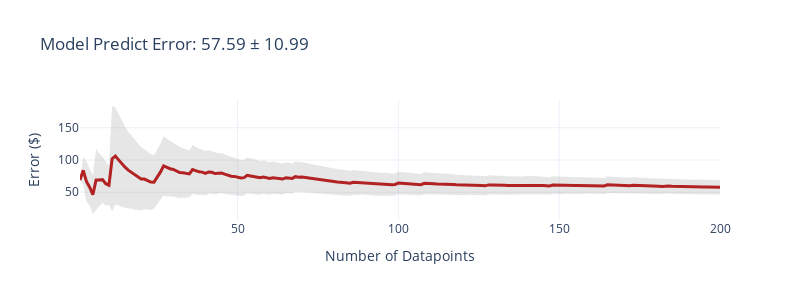
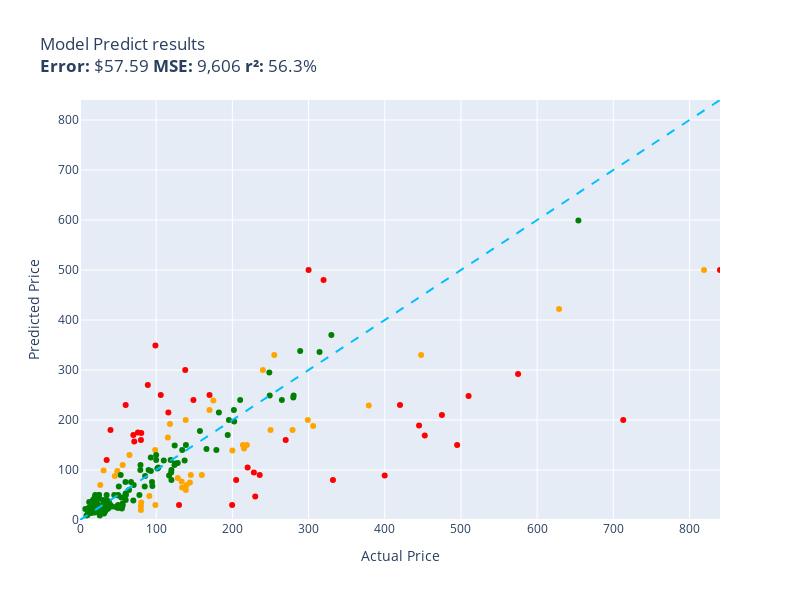

The notebook cell saved with these charts, in order:
### Code cell
set_seed(42)
evaluate(model_predict, test)

### Figure 1 — Plotly figure (JSON) as saved in the notebook; plotly's stock layout.template omitted (floating-point values rounded to 4 significant figures; data arrays with more than 128 entries replaced by an {"elided": "..."} marker saying what was removed)
{"data": [{"fill": "toself", "fillcolor": "rgba(128,128,128,0.2)", "hoverinfo": "skip", "line": {"color": "rgba(255,255,255,0)"}, "name": "95% CI", "showlegend": false, "type": "scatter", "x": {"elided": "400 int values"}, "y": {"elided": "400 float values"}}, {"customdata": {"elided": "200x1 float values"}, "hovertemplate": "n=%{x}<br>Avg Error=$%{y:,.2f}<br>±95% CI=$%{customdata[0]:,.2f}<extra></extra>", "line": {"color": "firebrick", "width": 3}, "mode": "lines", "name": "Cumulative Avg Error", "type": "scatter", "x": {"elided": "200 int values"}, "y": {"elided": "200 float values"}}], "layout": {"height": 300, "showlegend": false, "title": {"text": "Model Predict Error: 57.59 ± 10.99"}, "width": 800, "xaxis": {"title": {"text": "Number of Datapoints"}}, "yaxis": {"title": {"text": "Error ($)"}}}}

### Figure 2 — Plotly figure (JSON) as saved in the notebook; plotly's stock layout.template omitted (floating-point values rounded to 4 significant figures)
{"data": [{"customdata": [["Excess V2 Distortion/Modulation Pedal  \nGuess=$150.00 Actual=$219.00"], ["Lexmark X651 Compatible Toner Cartridge ...\nGuess=$75.00 Actual=$144.29"], ["ACDelco GM FW339 Front Wheel Hub & Beari...\nGuess=$143.00 Actual=$215.33"], ["Metabo HPT 36V MultiVolt Cordless Rotary...\nGuess=$229.00 Actual=$379.00"], ["Intermatic PX300 12V 300W Transformer wi...\nGuess=$65.00 Actual=$134.00"], ["SKB iSeries 3i-13096-6KP Camera Case  \nGuess=$239.00 Actual=$174.99"], ["Oil‑Rubbed Bronze Freestanding Tub Fille...\nGuess=$140.00 Actual=$98.65"], ["Clementoni 1000‑Piece Jigsaw Puzzle – Th...\nGuess=$28.00 Actual=$79.95"], ["GanFindX Portable Hand Control System  \nGuess=$90.00 Actual=$159.90"], ["4GB DDR2 1066MHz Desktop Memory Kit  \nGuess=$35.00 Actual=$80.34"], ["3-Drawer Mobile File Cabinet  \nGuess=$165.00 Actual=$115.35"], ["Canon EOS Rebel T7 DSLR Bundle with EF-S...\nGuess=$500.00 Actual=$819.00"], ["Travelpro Platinum Elite Slim Business L...\nGuess=$150.00 Actual=$213.83"], ["15\" Oil‑Rubbed Bronze Locking Shower Hea...\nGuess=$20.00 Actual=$79.95"], ["Tidal Front & Rear Fender Flares – 4‑Pac...\nGuess=$330.00 Actual=$254.99"], ["Wenger City Upgrade 16\" Laptop Backpack ...\nGuess=$90.00 Actual=$145.42"], ["Festool Platin 2 6‑Inch S1000 Grit Sandi...\nGuess=$48.00 Actual=$91.00"], ["Poison Spyder Rocker Knocker 10-08-020  \nGuess=$422.00 Actual=$628.76"], ["VLAND LED Smoked Taillights for Toyota C...\nGuess=$300.00 Actual=$239.99"], ["Archangel 6‑Inch Action Figure  \nGuess=$30.00 Actual=$98.95"], ["Kingston Brass Clawfoot Tub Faucet  \nGuess=$188.00 Actual=$305.99"], ["KOHLER K--CP Slider Assembly  \nGuess=$88.00 Actual=$45.67"], ["LSI Broadcom 9300-8i 8‑Port 12Gb/s SATA+...\nGuess=$192.00 Actual=$118.00"], ["Mikrotik RB3011 RouterBOARD 10xGigabit  \nGuess=$200.00 Actual=$299.00"], ["Wilkinson LOW GAUSS Vintage Tone Strat S...\nGuess=$99.00 Actual=$30.93"], ["DuraGo Front Hub Assembly  \nGuess=$84.00 Actual=$128.34"], ["4‑Pack 1000 lm Solar Street Light with M...\nGuess=$110.00 Actual=$55.99"], ["Universal Power Group 12V 100Ah Sealed L...\nGuess=$139.00 Actual=$199.99"], ["Yamaha Mountain Max Seat Cover Replaceme...\nGuess=$60.00 Actual=$138.95"], ["UPR Mach 1 Chin Spoiler  \nGuess=$130.00 Actual=$64.99"], ["Music Hall PA15.3 Phono Preamplifier  \nGuess=$180.00 Actual=$250.00"], ["StonKraft Brass Chess Board & Pieces  \nGuess=$70.00 Actual=$140.00"], ["Premium LED Tail Light Lamp for 2010‑201...\nGuess=$180.00 Actual=$278.94"], ["Premium Front Suspension Steering Knuckl...\nGuess=$98.00 Actual=$48.99"], ["Carbon Fiber Racing Steering Wheel with ...\nGuess=$330.00 Actual=$447.74"], ["Targus CityGear 15‑17.3” Laptop Backpack...\nGuess=$77.00 Actual=$133.43"], ["LED Module for Whirlpool Refrigerator  \nGuess=$70.00 Actual=$26.59"], ["Garmin GT15M-TM Transom‑Mount Transducer...\nGuess=$200.00 Actual=$138.74"], ["Xiaomi Redmi 10 2022 6.5\" 50MP Quad Came...\nGuess=$220.00 Actual=$169.99"]], "hovertemplate": "%{customdata[0]}<extra></extra>", "legendgroup": "orange", "marker": {"color": "orange", "size": 6, "symbol": "circle"}, "mode": "markers", "name": "orange", "orientation": "v", "showlegend": true, "type": "scatter", "x": [219.0, 144.3, 215.3, 379.0, 134.0, 175.0, 98.65, 79.95, 159.9, 80.34, 115.3, 819.0, 213.8, 79.95, 255.0, 145.4, 91.0, 628.8, 240.0, 98.95, 306.0, 45.67, 118.0, 299.0, 30.93, 128.3, 55.99, 200.0, 138.9, 64.99, 250.0, 140.0, 278.9, 48.99, 447.7, 133.4, 26.59, 138.7, 170.0], "xaxis": "x", "y": [150.0, 75.0, 143.0, 229.0, 65.0, 239.0, 140.0, 28.0, 90.0, 35.0, 165.0, 500.0, 150.0, 20.0, 330.0, 90.0, 48.0, 422.0, 300.0, 30.0, 188.0, 88.0, 192.0, 200.0, 99.0, 84.0, 110.0, 139.0, 60.0, 130.0, 180.0, 70.0, 180.0, 98.0, 330.0, 77.0, 70.0, 200.0, 220.0], "yaxis": "y"}, {"customdata": [["Telpo Headlight Assembly for 2015‑2017 T...\nGuess=$215.00 Actual=$115.99"], ["UPC RBC12-UPC Replacement Battery Cartri...\nGuess=$47.00 Actual=$229.99"], ["Bam France 2002XL Contoured Hightech 4/4...\nGuess=$200.00 Actual=$713.00"], ["Bam Trekking 3027SB Black Clarinet Backp...\nGuess=$80.00 Actual=$332.00"], ["DEWALT 20V MAX XR Impact Driver with Blu...\nGuess=$169.00 Actual=$452.53"], ["Compact High‑Performance Mini PC  \nGuess=$150.00 Actual=$495.00"], ["JRready Deutsch DT Series Connector Kit ...\nGuess=$30.00 Actual=$199.68"], ["Dakota Alert MURS Driveway Probe Sensor ...\nGuess=$105.00 Actual=$219.99"], ["3D Tree Hole Stair Risers Vinyl Mural  \nGuess=$30.00 Actual=$129.99"], ["Kohler Filtered Water Faucet  \nGuess=$210.00 Actual=$475.00"], ["Dual‑Intensity Amber Pindicator  \nGuess=$180.00 Actual=$40.00"], ["Sumerain LED Waterfall Bathroom Faucet  \nGuess=$90.00 Actual=$235.86"], ["Lighted Triangle Mirror Cabinet with Doo...\nGuess=$189.00 Actual=$445.00"], ["Wall Mounted Shower Faucet Set  \nGuess=$175.00 Actual=$76.00"], ["LEGO Marvel Avengers War Machine Buster ...\nGuess=$230.00 Actual=$59.95"], ["Pioneer 2‑Handle Kitchen Faucet  \nGuess=$95.00 Actual=$228.22"], ["Aeromotive X1 Adjustable Fuel Regulator ...\nGuess=$160.00 Actual=$269.95"], ["Walker Exhaust Ultra EPA 16478 Direct Fi...\nGuess=$292.00 Actual=$574.99"], ["Canon Sure Shot 90U 35mm Compact Camera ...\nGuess=$89.00 Actual=$399.89"], ["Ibanez Acoustic Mandolin M510 A‑Style  \nGuess=$250.00 Actual=$169.99"], ["CradlePoint Compact Broadband Router CBR...\nGuess=$270.00 Actual=$89.00"], ["Auertech Portable Twin‑Tub Mini Washer  \nGuess=$349.00 Actual=$98.99"], ["Amana SC587 Carbide-Tipped 3-Wing Bevele...\nGuess=$157.00 Actual=$71.23"], ["SP-8102BU 1/4\" Hex Impact Driver  \nGuess=$80.00 Actual=$204.99"], ["Skullcandy Hesh Evo Over‑Ear Bluetooth H...\nGuess=$170.00 Actual=$69.99"], ["ASUS 27\" 1080P Full HD Monitor  \nGuess=$300.00 Actual=$138.10"], ["Diversitech UC2436‑3 Ultralite Condenser...\nGuess=$174.00 Actual=$80.39"], ["Competition Clutch Disc & Pressure Plate...\nGuess=$248.00 Actual=$510.00"], ["9\" Android Auto & CarPlay 9‑inch Touchsc...\nGuess=$250.00 Actual=$106.00"], ["Venom Power Terra Hunter R/T+ 35X12.5R20...\nGuess=$480.00 Actual=$319.65"], ["Dell XPS 13 13.3\" Full‑HD Laptop  \nGuess=$500.00 Actual=$839.99"], ["Pacific Drums 16\"x18\" Floor Tom, Red‑to‑...\nGuess=$230.00 Actual=$419.99"], ["Vinyl Roll‑Up Tonneau Cover Kit for Toyo...\nGuess=$240.00 Actual=$148.88"], ["HP LaserJet 2100 Workgroup Laser Printer...\nGuess=$500.00 Actual=$299.98"], ["Peel & Stick Hexagon Marble Backsplash (...\nGuess=$120.00 Actual=$34.99"], ["MonMount Triple Monitor Freestanding Tri...\nGuess=$160.00 Actual=$79.99"]], "hovertemplate": "%{customdata[0]}<extra></extra>", "legendgroup": "red", "marker": {"color": "red", "size": 6, "symbol": "circle"}, "mode": "markers", "name": "red", "orientation": "v", "showlegend": true, "type": "scatter", "x": [116.0, 230.0, 713.0, 332.0, 452.5, 495.0, 199.7, 220.0, 130.0, 475.0, 40.0, 235.9, 445.0, 76.0, 59.95, 228.2, 269.9, 575.0, 399.9, 170.0, 89.0, 98.99, 71.23, 205.0, 69.99, 138.1, 80.39, 510.0, 106.0, 319.6, 840.0, 420.0, 148.9, 300.0, 34.99, 79.99], "xaxis": "x", "y": [215.0, 47.0, 200.0, 80.0, 169.0, 150.0, 30.0, 105.0, 30.0, 210.0, 180.0, 90.0, 189.0, 175.0, 230.0, 95.0, 160.0, 292.0, 89.0, 250.0, 270.0, 349.0, 157.0, 80.0, 170.0, 300.0, 174.0, 248.0, 250.0, 480.0, 500.0, 230.0, 240.0, 500.0, 120.0, 160.0], "yaxis": "y"}, {"customdata": [["NewPower99 6000 mAh Battery Replacement ...\nGuess=$23.00 Actual=$54.95"], ["EXMAX NG-10X Fresnel Lens Focusing Adapt...\nGuess=$39.00 Actual=$69.98"], ["Raven Pro Document Scanner Stand  \nGuess=$30.00 Actual=$29.85"], ["Dryer Heating Element & Thermostat/Fuse ...\nGuess=$22.00 Actual=$35.74"], ["High‑Efficiency Twin‑Cylinder Air Compre...\nGuess=$370.00 Actual=$329.90"], ["UltraPro 46mm Close‑Up Macro Filter Kit ...\nGuess=$50.00 Actual=$19.99"], ["CB-6 Extra Hard Chamois Bass Drum Mallet...\nGuess=$45.00 Actual=$54.32"], ["Panasonic KX-DECT 6.0 PLUS Digital Cordl...\nGuess=$100.00 Actual=$79.20"], ["LOVE MEI Galaxy S10 Lite Heavy Duty Shoc...\nGuess=$17.00 Actual=$32.98"], ["GJY 10.6\" Portable TV with Built‑in ATSC...\nGuess=$110.00 Actual=$79.36"], ["LD Products High Yield Toner Cartridge –...\nGuess=$50.00 Actual=$49.98"], ["APS iBoard 6‑inch Aluminum Running Board...\nGuess=$240.00 Actual=$210.23"], ["PEMP E65/E66 Optical Fiber Box for BMW  \nGuess=$120.00 Actual=$119.00"], ["Dominator Platinum RGB 32GB DDR4 3200MHz...\nGuess=$110.00 Actual=$124.00"], ["HK 13\" Heavy Duty Black Push-Open Cash D...\nGuess=$67.00 Actual=$84.95"], ["June Garden Sweet Dolly Charlotte 10\" So...\nGuess=$30.00 Actual=$19.99"], ["Handar 10GBase‑LR SFP+ Transceiver  \nGuess=$30.00 Actual=$19.99"], ["Deco Mount Pro Tripod Mic Stand Bundle  \nGuess=$50.00 Actual=$59.95"], ["Evergreen Cylinder Head Gasket Set & Hea...\nGuess=$76.00 Actual=$59.69"], ["Task Roman Ogee Router Bit 1/4\" Shank, 1...\nGuess=$33.00 Actual=$55.88"], ["120 V/15 A Right‑Angle GFCI Plug, Yellow...\nGuess=$37.00 Actual=$37.87"], ["Mylites+ Standard Comic Book Mylar Sleev...\nGuess=$35.00 Actual=$34.99"], ["LED Light Kit for Lego Sonic Green Hill ...\nGuess=$27.00 Actual=$24.99"], ["152mm Bi-Metal Hole Saw  \nGuess=$19.00 Actual=$17.99"], ["TropicalLife 18‑Inch Large Backpack  \nGuess=$24.00 Actual=$31.77"], ["LED Tail Light Assembly for 2014‑2021 To...\nGuess=$220.00 Actual=$201.99"], ["Adams Check Payment & Deposit Register –...\nGuess=$30.00 Actual=$35.49"], ["Fjallraven Kanken 15\" Laptop Backpack  \nGuess=$95.00 Actual=$119.65"], ["Portable 7500L Mini Projector  \nGuess=$90.00 Actual=$53.40"], ["Diversitech 1/3 HP 115V Grey Motor  \nGuess=$140.00 Actual=$134.12"], ["Retevis RT68 Soft Earhook Walkie Talkie ...\nGuess=$22.00 Actual=$6.99"], ["Evan‑Fischer Front Bumper Cover for 2015...\nGuess=$197.00 Actual=$202.38"], ["Laisomeke IP67 Waterproof Junction Box  \nGuess=$25.00 Actual=$11.99"], ["Solar Pendant Shed Light with Remote Con...\nGuess=$50.00 Actual=$77.96"], ["Western Digital 2TB Enterprise RE4-GP SA...\nGuess=$119.00 Actual=$109.95"], ["DiMarzio DP 163 BluesBucker Pickup  \nGuess=$100.00 Actual=$89.99"], ["PM Auto Front Right Quick Complete Strut...\nGuess=$113.00 Actual=$124.94"], ["Flip Cover with Stand & Card Slot for Le...\nGuess=$13.00 Actual=$31.61"], ["Miyaya Funny Horse Mask  \nGuess=$28.00 Actual=$16.99"], ["Trail Gear Twin Stick Shift Kit  \nGuess=$245.00 Actual=$279.92"], ["Allmotorparts Engine Thermostat for Hond...\nGuess=$32.00 Actual=$18.89"], ["Ultra Duster Canned Air Net – 10 oz 6‑Pa...\nGuess=$24.00 Actual=$49.90"], ["Beck/Arnley Air Filter  \nGuess=$36.00 Actual=$35.87"], ["Dell Optiplex 390 19\" Desktop Bundle  \nGuess=$149.00 Actual=$124.27"], ["IQShield LiquidSkin Screen Protector  \nGuess=$10.00 Actual=$9.95"], ["12 Pack Military Toy Soldiers Action Fig...\nGuess=$40.00 Actual=$16.98"], ["Neporal Full Spectrum 6000K A19 LED Ligh...\nGuess=$19.00 Actual=$18.59"], ["Pidoko Kids Train Table – Grey 90‑Piece ...\nGuess=$80.00 Actual=$119.97"], ["Satco 4-Count LED A19 Light Bulbs  \nGuess=$36.00 Actual=$12.00"], ["Ceramic Talavera Mexican Tile 4x4\" – 9‑P...\nGuess=$40.00 Actual=$29.95"], ["Stick‑On Dressage Course Letters  \nGuess=$29.00 Actual=$26.99"], ["ANZO USA 111207 Crystal Headlights  \nGuess=$215.00 Actual=$182.28"], ["EMART 10ft Adjustable C‑Stand with Boom ...\nGuess=$100.00 Actual=$119.99"], ["KUNN Compact Electrician Tool Pouch  \nGuess=$30.00 Actual=$21.99"], ["Trim Kit for 2‑Handle Shower & Tub Valve...\nGuess=$68.00 Actual=$94.99"], ["iPhone 12/12 Pro Nicaragua Guardabarranc...\nGuess=$20.00 Actual=$19.97"], ["Custom Replacement Infrared Remote  \nGuess=$50.00 Actual=$34.95"], ["KS K-STORM Silicone Mushroom EarTips  \nGuess=$9.00 Actual=$8.50"], ["Water‑Resistant USB Laptop Backpack for ...\nGuess=$29.00 Actual=$33.99"], ["Grey Pneumatic 1311SD 8‑Point Impact Soc...\nGuess=$178.00 Actual=$157.43"], ["Luminance 4‑Light Vanity Wall Light  \nGuess=$120.00 Actual=$99.99"], ["4‑Piece 6x5.5 Wheel Spacer Set  \nGuess=$89.00 Actual=$116.95"], ["ReplacementBrand 3-Pack GE RPWF Compatib...\nGuess=$23.00 Actual=$36.99"], ["Urth 62mm UV, CPL, ND2-400 Lens Filter K...\nGuess=$150.00 Actual=$139.00"], ["MGP Caliper Covers – Set of 4 Red Powder...\nGuess=$249.00 Actual=$249.00"], ["Royal Designs Decorative Tree Finial  \nGuess=$19.00 Actual=$24.95"], ["NewFantasia 2.5mm TRRS Balanced Audio Ca...\nGuess=$30.00 Actual=$31.00"], ["Forged Carbon Fiber Case for iPhone 14 P...\nGuess=$40.00 Actual=$59.99"], ["BMW 335i/135i AC Compressor Kit  \nGuess=$336.00 Actual=$314.41"], ["MXR Carbon Copy Deluxe Analog Delay  \nGuess=$200.00 Actual=$195.50"], ["Berta 1-1/4\" Overlay 90° Soft Close Cabi...\nGuess=$43.00 Actual=$24.66"], ["Chalkboard Name Badges with Magnetic Bac...\nGuess=$16.00 Actual=$19.95"], ["Volvo Engine Cooling Coolant System  \nGuess=$105.00 Actual=$102.85"], ["CIVIE 60W 6‑Port USB Desktop Charger  \nGuess=$33.00 Actual=$15.99"], ["Pyle Wireless Backup Camera & 4.3” LCD M...\nGuess=$70.00 Actual=$70.45"], ["Cardone 84-58642 HEI Electronic Distribu...\nGuess=$142.00 Actual=$165.99"], ["HP Pavilion P7‑1257C Motherboard AAHD3‑H...\nGuess=$53.00 Actual=$59.86"], ["Kastar 3600 mAh 7.4V Lithium‑Ion Replace...\nGuess=$22.00 Actual=$19.99"], ["18\" White Undermount Ceramic Single-Bowl...\nGuess=$140.00 Actual=$179.00"], ["Evan Fischer Dual Fan Cooling Assembly  \nGuess=$119.00 Actual=$137.34"], ["ECCPP Power Steering Pump (21‑331)  \nGuess=$88.00 Actual=$85.48"], ["AZX Stylus Pencil for iPad (2021‑2022 Mo...\nGuess=$20.00 Actual=$29.99"], ["Unistorm Aluminum Case for Raspberry Pi ...\nGuess=$14.00 Actual=$14.99"], ["Rohl Wire Sink Grid for UM3018 Kitchen S...\nGuess=$114.00 Actual=$128.28"], ["17.3\" HD Glossy LCD Replacement Screen  \nGuess=$60.00 Actual=$64.37"], ["Lorell Bell Chair Glide – 2.5\" Black  \nGuess=$46.00 Actual=$19.50"], ["4\" Catback Exhaust Muffler Tip for Chevy...\nGuess=$170.00 Actual=$193.88"], ["CTLAMP XL-2100 Replacement TV Lamp  \nGuess=$27.00 Actual=$32.00"], ["Sky High Car Audio 14 AWG CCA Speaker Wi...\nGuess=$50.00 Actual=$44.95"], ["APS iBoard 5‑Inch Stainless Steel Runnin...\nGuess=$240.00 Actual=$264.95"], ["Couples Conversation Card Deck  \nGuess=$20.00 Actual=$32.97"], ["The Puppet Company Carpet Unicorn Glove ...\nGuess=$15.00 Actual=$19.00"], ["KYX Racing Hardened Steel Center Drive S...\nGuess=$26.00 Actual=$46.99"], ["Baumgartens Sicurix Blank PVC ID Cards  \nGuess=$44.00 Actual=$19.11"], ["OEM Samsung IR Remote Control  \nGuess=$29.00 Actual=$56.00"], ["Custom Engagement Logo Desk Embosser Sea...\nGuess=$28.00 Actual=$49.95"], ["Audio‑Technica ATW‑T1002 System 10 Handh...\nGuess=$338.00 Actual=$289.00"], ["Glitter Gold Snowflake Envelope Seal Sti...\nGuess=$9.00 Actual=$25.99"], ["LD 7‑Pack High‑Yield Black Ink Cartridge...\nGuess=$27.00 Actual=$41.99"], ["Wine A BIT Wall Decal  \nGuess=$18.00 Actual=$12.98"], ["VATOS Bubble Machine Gun Set  \nGuess=$30.00 Actual=$22.88"], ["BXYJY 360° Protective Case with S‑Pen Ho...\nGuess=$30.00 Actual=$49.99"], ["VONADO Space Wars Colonial Viper MK1 Bui...\nGuess=$30.00 Actual=$39.99"], ["Sony Bravia TV Replacement Remote (No Vo...\nGuess=$12.00 Actual=$9.99"], ["Disney Princess Sparkling Sleeping Beaut...\nGuess=$50.00 Actual=$24.95"], ["Sabermaster 70x40 cm Card Playmat  \nGuess=$30.00 Actual=$21.99"], ["Star Wars Y‑Wing Fighter – Die‑Cast Meta...\nGuess=$25.00 Actual=$22.70"], ["DuraGo BR5330 Front Vented Disc Brake Ro...\nGuess=$103.00 Actual=$101.51"], ["Glovion Clip‑On Music Stand Light  \nGuess=$25.00 Actual=$27.99"], ["Samsung DA97-07603B Freezer Ice Maker As...\nGuess=$98.00 Actual=$93.02"], ["Intex River Run Connect Lounge (4-Pack) ...\nGuess=$76.00 Actual=$94.49"], ["BLANCO Valea Stainless Steel Sink Grid –...\nGuess=$125.00 Actual=$92.88"], ["Empava 24\" Electric Single Wall Oven  \nGuess=$599.00 Actual=$654.14"], ["Think Gizmos Build‑Your‑Own Remote Contr...\nGuess=$50.00 Actual=$24.95"], ["PowerSport Front & Rear Brake Kit for Ol...\nGuess=$295.00 Actual=$248.51"], ["4/4 Viola Bow Carbon Fiber  \nGuess=$49.00 Actual=$49.99"], ["VTech Strum & Jam KidiBand 3-in-1 Musica...\nGuess=$35.00 Actual=$21.99"], ["KZ ZS10 Pro In‑Ear Monitor Headphone Bun...\nGuess=$76.00 Actual=$66.99"], ["Fender Voodoo Child Coiled Instrument Ca...\nGuess=$50.00 Actual=$59.99"], ["Jada Toys Ryan’s World Combo Panda Airli...\nGuess=$40.00 Actual=$34.94"], ["Pyle PCA4 2x120 W Compact Home Audio Amp...\nGuess=$67.00 Actual=$50.92"], ["Dual Color LED Neon Sign for Gym  \nGuess=$130.00 Actual=$99.99"], ["Volvo AC Compressor & Clutch Set for C70...\nGuess=$249.00 Actual=$280.41"], ["Refresh 3‑Pack NSF‑53 Refrigerator Water...\nGuess=$28.00 Actual=$50.99"], ["Glitter Slim Leather Strap for Fitbit Ve...\nGuess=$16.00 Actual=$25.99"]], "hovertemplate": "%{customdata[0]}<extra></extra>", "legendgroup": "green", "marker": {"color": "green", "size": 6, "symbol": "circle"}, "mode": "markers", "name": "green", "orientation": "v", "showlegend": true, "type": "scatter", "x": [54.95, 69.98, 29.85, 35.74, 329.9, 19.99, 54.32, 79.2, 32.98, 79.36, 49.98, 210.2, 119.0, 124.0, 84.95, 19.99, 19.99, 59.95, 59.69, 55.88, 37.87, 34.99, 24.99, 17.99, 31.77, 202.0, 35.49, 119.7, 53.4, 134.1, 6.99, 202.4, 11.99, 77.96, 110.0, 89.99, 124.9, 31.61, 16.99, 279.9, 18.89, 49.9, 35.87, 124.3, 9.95, 16.98, 18.59, 120.0, 12.0, 29.95, 26.99, 182.3, 120.0, 21.99, 94.99, 19.97, 34.95, 8.5, 33.99, 157.4, 99.99, 117.0, 36.99, 139.0, 249.0, 24.95, 31.0, 59.99, 314.4, 195.5, 24.66, 19.95, 102.8, 15.99, 70.45, 166.0, 59.86, 19.99, 179.0, 137.3, 85.48, 29.99, 14.99, 128.3, 64.37, 19.5, 193.9, 32.0, 44.95, 264.9, 32.97, 19.0, 46.99, 19.11, 56.0, 49.95, 289.0, 25.99, 41.99, 12.98, 22.88, 49.99, 39.99, 9.99, 24.95, 21.99, 22.7, 101.5, 27.99, 93.02, 94.49, 92.88, 654.1, 24.95, 248.5, 49.99, 21.99, 66.99, 59.99, 34.94, 50.92, 99.99, 280.4, 50.99, 25.99], "xaxis": "x", "y": [23.0, 39.0, 30.0, 22.0, 370.0, 50.0, 45.0, 100.0, 17.0, 110.0, 50.0, 240.0, 120.0, 110.0, 67.0, 30.0, 30.0, 50.0, 76.0, 33.0, 37.0, 35.0, 27.0, 19.0, 24.0, 220.0, 30.0, 95.0, 90.0, 140.0, 22.0, 197.0, 25.0, 50.0, 119.0, 100.0, 113.0, 13.0, 28.0, 245.0, 32.0, 24.0, 36.0, 149.0, 10.0, 40.0, 19.0, 80.0, 36.0, 40.0, 29.0, 215.0, 100.0, 30.0, 68.0, 20.0, 50.0, 9.0, 29.0, 178.0, 120.0, 89.0, 23.0, 150.0, 249.0, 19.0, 30.0, 40.0, 336.0, 200.0, 43.0, 16.0, 105.0, 33.0, 70.0, 142.0, 53.0, 22.0, 140.0, 119.0, 88.0, 20.0, 14.0, 114.0, 60.0, 46.0, 170.0, 27.0, 50.0, 240.0, 20.0, 15.0, 26.0, 44.0, 29.0, 28.0, 338.0, 9.0, 27.0, 18.0, 30.0, 30.0, 30.0, 12.0, 50.0, 30.0, 25.0, 103.0, 25.0, 98.0, 76.0, 125.0, 599.0, 50.0, 295.0, 49.0, 35.0, 76.0, 50.0, 40.0, 67.0, 130.0, 249.0, 28.0, 16.0], "yaxis": "y"}, {"hoverinfo": "skip", "line": {"color": "deepskyblue", "dash": "dash", "width": 2}, "mode": "lines", "name": "y = x", "showlegend": false, "type": "scatter", "x": [0, 840.0], "y": [0, 840.0]}], "layout": {"height": 600, "legend": {"title": {"text": "color"}, "tracegroupgap": 0}, "showlegend": false, "title": {"text": "Model Predict results<br><b>Error:</b> $57.59 <b>MSE:</b> 9,606 <b>r²:</b> 56.3%"}, "width": 800, "xaxis": {"anchor": "y", "domain": [0, 1], "range": [0, 840.0], "title": {"text": "Actual Price"}}, "yaxis": {"anchor": "x", "domain": [0, 1], "range": [0, 840.0], "title": {"text": "Predicted Price"}}}}
